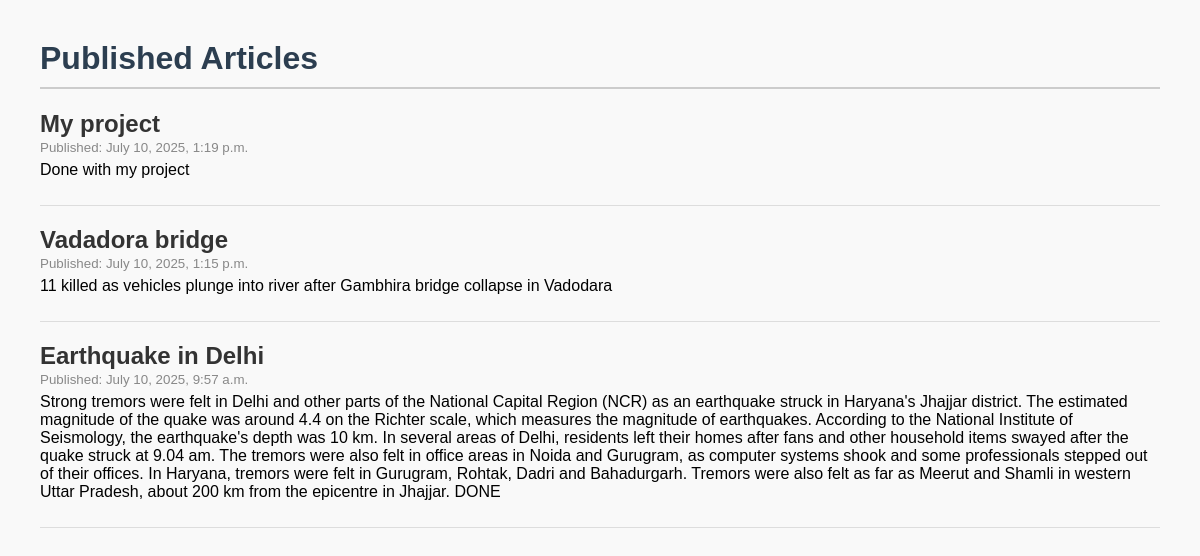
The page / on the database its author committed.
### newsapp/models.py (models this page shows, shortened)
class Article(models.Model):
    title = models.CharField(max_length=255)
    content = models.TextField()
    publish_date = models.DateTimeField(blank=True, null=True)
    class Meta:
        ordering = ['-publish_date']

### newsapp/views.py (the view)
# urls.py: path('', views.published_articles, name='published_articles'),
def published_articles(request):
    articles = Article.objects.filter(publish_date__isnull=False).order_by('-publish_date')
    return render(request, 'newsapp/published_articles.html', {'articles': articles})

### newsapp/templates/newsapp/published_articles.html (shortened to what this page needs)
<!DOCTYPE html>
<html>
<head>
</head>
<body>
  <h1>Published Articles</h1>
  {% for article in articles %}
    <article>
      <h2>{{ article.title }}</h2>
      <small>Published: {{ article.publish_date }}</small>
      <p>{{ article.content }}</p>
    </article>
  {% empty %}
    <p>No published articles.</p>
  {% endfor %}
</body>
</html>

### newsapp/templates/newsapp/published_articles.html (style rules this page uses)
body { font-family: Arial, sans-serif; margin: 40px; background-color: #f9f9f9; }
h1 { color: #2c3e50; border-bottom: 2px solid #ccc; padding-bottom: 10px; }
article { border-bottom: 1px solid #ddd; margin-bottom: 20px; padding-bottom: 10px; }
h2 { margin: 0; color: #333; }
small { color: #888; }
p { margin-top: 5px; }

### rows shown on the page
Article: title "My project", publish_date "July 10, 2025, 1:19 p.m.", content "Done with my project"
Article: title "Vadadora bridge", publish_date "July 10, 2025, 1:15 p.m.", content "11 killed as vehicles plunge into river after Gambhira bridge collapse in Vadodara"
Article: title "Earthquake in Delhi", publish_date "July 10, 2025, 9:57 a.m.", content "Strong tremors were felt in Delhi and other parts of the National Capital Region (NCR) as an earthquake struck in Haryana's Jhajjar district. The estimated magnitude of the quake was around 4.4 on the Richter scale, which measures the magnitude of earthquakes. According to the National Institute of Seismology, the earthquake's depth was 10 km. In several areas of Delhi, residents left their homes after fans and other household items swayed after the quake struck at 9.04 am. The tremors were also felt in office areas in Noida and Gurugram, as computer systems shook and some professionals stepped out of their offices. In Haryana, tremors were felt in Gurugram, Rohtak, Dadri and Bahadurgarh.…"
